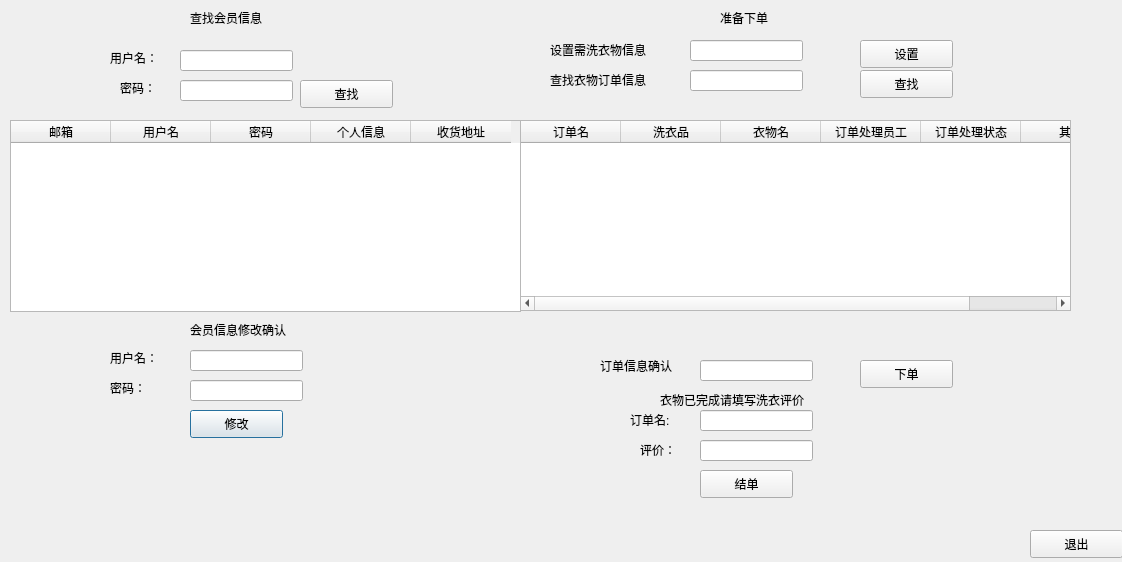
<?xml version="1.0" encoding="UTF-8"?>
<ui version="4.0">
 <class>membermain</class>
 <widget class="QDialog" name="membermain">
  <property name="geometry">
   <rect>
    <x>0</x>
    <y>0</y>
    <width>1122</width>
    <height>562</height>
   </rect>
  </property>
  <property name="windowTitle">
   <string>Dialog</string>
  </property>
  <widget class="QLabel" name="label_4">
   <property name="geometry">
    <rect>
     <x>110</x>
     <y>380</y>
     <width>72</width>
     <height>15</height>
    </rect>
   </property>
   <property name="text">
    <string>密码：</string>
   </property>
  </widget>
  <widget class="QLineEdit" name="pwdlineEdit_2">
   <property name="geometry">
    <rect>
     <x>180</x>
     <y>80</y>
     <width>113</width>
     <height>21</height>
    </rect>
   </property>
  </widget>
  <widget class="QPushButton" name="pushButton_2">
   <property name="geometry">
    <rect>
     <x>190</x>
     <y>410</y>
     <width>93</width>
     <height>28</height>
    </rect>
   </property>
   <property name="text">
    <string>修改</string>
   </property>
  </widget>
  <widget class="QLabel" name="label">
   <property name="geometry">
    <rect>
     <x>190</x>
     <y>10</y>
     <width>91</width>
     <height>16</height>
    </rect>
   </property>
   <property name="text">
    <string>查找会员信息</string>
   </property>
  </widget>
  <widget class="QLabel" name="label_2">
   <property name="geometry">
    <rect>
     <x>190</x>
     <y>320</y>
     <width>121</width>
     <height>20</height>
    </rect>
   </property>
   <property name="text">
    <string>会员信息修改确认</string>
   </property>
  </widget>
  <widget class="QLineEdit" name="pwdlineEdit">
   <property name="geometry">
    <rect>
     <x>190</x>
     <y>380</y>
     <width>113</width>
     <height>21</height>
    </rect>
   </property>
  </widget>
  <widget class="QTableWidget" name="tableWidget">
   <property name="geometry">
    <rect>
     <x>10</x>
     <y>120</y>
     <width>511</width>
     <height>192</height>
    </rect>
   </property>
   <column>
    <property name="text">
     <string>邮箱</string>
    </property>
   </column>
   <column>
    <property name="text">
     <string>用户名</string>
    </property>
   </column>
   <column>
    <property name="text">
     <string>密码</string>
    </property>
   </column>
   <column>
    <property name="text">
     <string>个人信息</string>
    </property>
   </column>
   <column>
    <property name="text">
     <string>收货地址</string>
    </property>
   </column>
  </widget>
  <widget class="QLabel" name="label_6">
   <property name="geometry">
    <rect>
     <x>120</x>
     <y>80</y>
     <width>72</width>
     <height>15</height>
    </rect>
   </property>
   <property name="text">
    <string>密码：</string>
   </property>
  </widget>
  <widget class="QPushButton" name="pushButton">
   <property name="geometry">
    <rect>
     <x>300</x>
     <y>80</y>
     <width>93</width>
     <height>28</height>
    </rect>
   </property>
   <property name="text">
    <string>查找</string>
   </property>
  </widget>
  <widget class="QLineEdit" name="usrlineEdit">
   <property name="geometry">
    <rect>
     <x>190</x>
     <y>350</y>
     <width>113</width>
     <height>21</height>
    </rect>
   </property>
  </widget>
  <widget class="QLabel" name="label_5">
   <property name="geometry">
    <rect>
     <x>110</x>
     <y>50</y>
     <width>91</width>
     <height>16</height>
    </rect>
   </property>
   <property name="text">
    <string>用户名：</string>
   </property>
  </widget>
  <widget class="QPushButton" name="pushButton_3">
   <property name="geometry">
    <rect>
     <x>1030</x>
     <y>530</y>
     <width>93</width>
     <height>28</height>
    </rect>
   </property>
   <property name="text">
    <string>退出</string>
   </property>
  </widget>
  <widget class="QLineEdit" name="lineEdit">
   <property name="geometry">
    <rect>
     <x>180</x>
     <y>50</y>
     <width>113</width>
     <height>21</height>
    </rect>
   </property>
  </widget>
  <widget class="QLabel" name="label_3">
   <property name="geometry">
    <rect>
     <x>110</x>
     <y>350</y>
     <width>91</width>
     <height>16</height>
    </rect>
   </property>
   <property name="text">
    <string>用户名：</string>
   </property>
  </widget>
  <widget class="QPushButton" name="pushButton_4">
   <property name="geometry">
    <rect>
     <x>700</x>
     <y>470</y>
     <width>93</width>
     <height>28</height>
    </rect>
   </property>
   <property name="text">
    <string>结单</string>
   </property>
  </widget>
  <widget class="QLabel" name="label_8">
   <property name="geometry">
    <rect>
     <x>600</x>
     <y>350</y>
     <width>91</width>
     <height>31</height>
    </rect>
   </property>
   <property name="text">
    <string>订单信息确认</string>
   </property>
  </widget>
  <widget class="QLineEdit" name="lineEdit_3">
   <property name="geometry">
    <rect>
     <x>690</x>
     <y>70</y>
     <width>113</width>
     <height>21</height>
    </rect>
   </property>
  </widget>
  <widget class="QLabel" name="label_9">
   <property name="geometry">
    <rect>
     <x>660</x>
     <y>390</y>
     <width>181</width>
     <height>20</height>
    </rect>
   </property>
   <property name="text">
    <string>衣物已完成请填写洗衣评价</string>
   </property>
  </widget>
  <widget class="QLabel" name="label_10">
   <property name="geometry">
    <rect>
     <x>550</x>
     <y>70</y>
     <width>121</width>
     <height>20</height>
    </rect>
   </property>
   <property name="text">
    <string>查找衣物订单信息</string>
   </property>
  </widget>
  <widget class="QTableWidget" name="tableWidget_2">
   <property name="geometry">
    <rect>
     <x>520</x>
     <y>120</y>
     <width>551</width>
     <height>191</height>
    </rect>
   </property>
   <column>
    <property name="text">
     <string>订单名</string>
    </property>
   </column>
   <column>
    <property name="text">
     <string>洗衣品</string>
    </property>
   </column>
   <column>
    <property name="text">
     <string>衣物名</string>
    </property>
   </column>
   <column>
    <property name="text">
     <string>订单处理员工</string>
    </property>
   </column>
   <column>
    <property name="text">
     <string>订单处理状态</string>
    </property>
   </column>
   <column>
    <property name="text">
     <string>其他</string>
    </property>
   </column>
  </widget>
  <widget class="QPushButton" name="pushButton_6">
   <property name="geometry">
    <rect>
     <x>860</x>
     <y>70</y>
     <width>93</width>
     <height>28</height>
    </rect>
   </property>
   <property name="text">
    <string>查找</string>
   </property>
  </widget>
  <widget class="QPushButton" name="pushButton_7">
   <property name="geometry">
    <rect>
     <x>860</x>
     <y>360</y>
     <width>93</width>
     <height>28</height>
    </rect>
   </property>
   <property name="text">
    <string>下单</string>
   </property>
  </widget>
  <widget class="QLineEdit" name="lineEdit_4">
   <property name="geometry">
    <rect>
     <x>700</x>
     <y>410</y>
     <width>113</width>
     <height>21</height>
    </rect>
   </property>
  </widget>
  <widget class="QPushButton" name="pushButton_5">
   <property name="geometry">
    <rect>
     <x>860</x>
     <y>40</y>
     <width>93</width>
     <height>28</height>
    </rect>
   </property>
   <property name="text">
    <string>设置</string>
   </property>
  </widget>
  <widget class="QLineEdit" name="lineEdit_2">
   <property name="geometry">
    <rect>
     <x>690</x>
     <y>40</y>
     <width>113</width>
     <height>21</height>
    </rect>
   </property>
  </widget>
  <widget class="QLabel" name="label_7">
   <property name="geometry">
    <rect>
     <x>550</x>
     <y>40</y>
     <width>121</width>
     <height>20</height>
    </rect>
   </property>
   <property name="text">
    <string>设置需洗衣物信息</string>
   </property>
  </widget>
  <widget class="QLabel" name="label_11">
   <property name="geometry">
    <rect>
     <x>720</x>
     <y>10</y>
     <width>61</width>
     <height>16</height>
    </rect>
   </property>
   <property name="text">
    <string>准备下单</string>
   </property>
  </widget>
  <widget class="QLineEdit" name="lineEdit_5">
   <property name="geometry">
    <rect>
     <x>700</x>
     <y>360</y>
     <width>113</width>
     <height>21</height>
    </rect>
   </property>
  </widget>
  <widget class="QLabel" name="label_12">
   <property name="geometry">
    <rect>
     <x>630</x>
     <y>410</y>
     <width>61</width>
     <height>20</height>
    </rect>
   </property>
   <property name="text">
    <string>订单名:</string>
   </property>
  </widget>
  <widget class="QLabel" name="label_13">
   <property name="geometry">
    <rect>
     <x>640</x>
     <y>440</y>
     <width>61</width>
     <height>20</height>
    </rect>
   </property>
   <property name="text">
    <string>评价：</string>
   </property>
  </widget>
  <widget class="QLineEdit" name="lineEdit_6">
   <property name="geometry">
    <rect>
     <x>700</x>
     <y>440</y>
     <width>113</width>
     <height>21</height>
    </rect>
   </property>
  </widget>
 </widget>
 <resources/>
 <connections/>
</ui>
